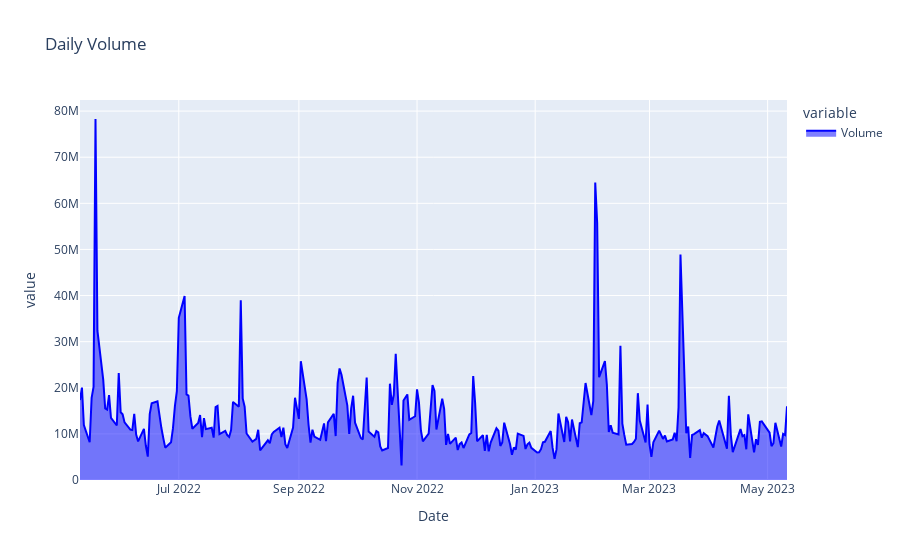

This figure's notebook cell:
### Code cell
print('Daily Volume',x)
volume_chart = px.area(df['Volume'], 
                            title='Daily Volume', 
                            color_discrete_map={'Volume':'blue'} )
volume_chart.show()

### Figure 1 — Plotly figure (JSON) as saved in the notebook; plotly's stock layout.template omitted (floating-point values rounded to 4 significant figures; data arrays with more than 128 entries replaced by an {"elided": "..."} marker saying what was removed)
{"data": [{"fillpattern": {"shape": ""}, "hovertemplate": "variable=Volume<br>Date=%{x}<br>value=%{y}<extra></extra>", "legendgroup": "Volume", "line": {"color": "blue"}, "marker": {"symbol": "circle"}, "mode": "lines", "name": "Volume", "orientation": "v", "showlegend": true, "stackgroup": "1", "type": "scatter", "x": {"elided": "249 str values"}, "xaxis": "x", "y": {"elided": "249 int values"}, "yaxis": "y"}], "layout": {"legend": {"title": {"text": "variable"}, "tracegroupgap": 0}, "title": {"text": "Daily Volume"}, "xaxis": {"anchor": "y", "domain": [0, 1], "title": {"text": "Date"}}, "yaxis": {"anchor": "x", "domain": [0, 1], "title": {"text": "value"}}}}
